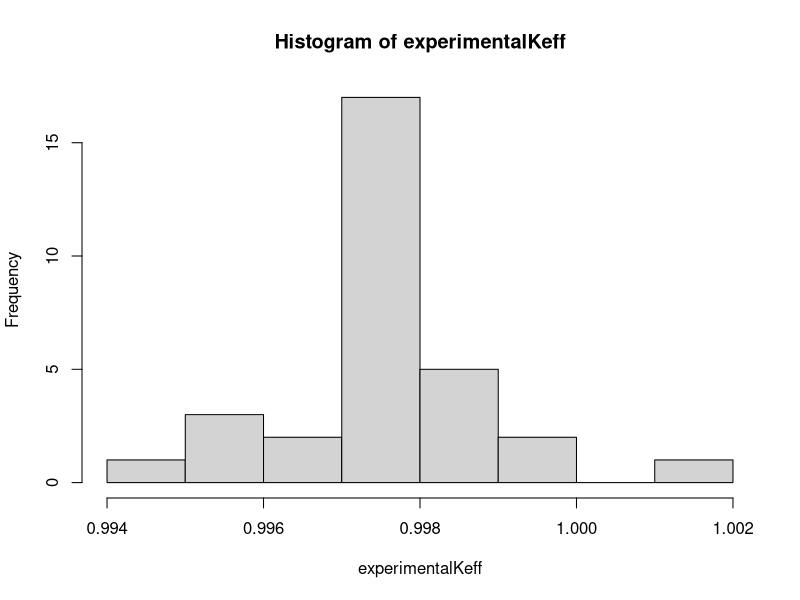
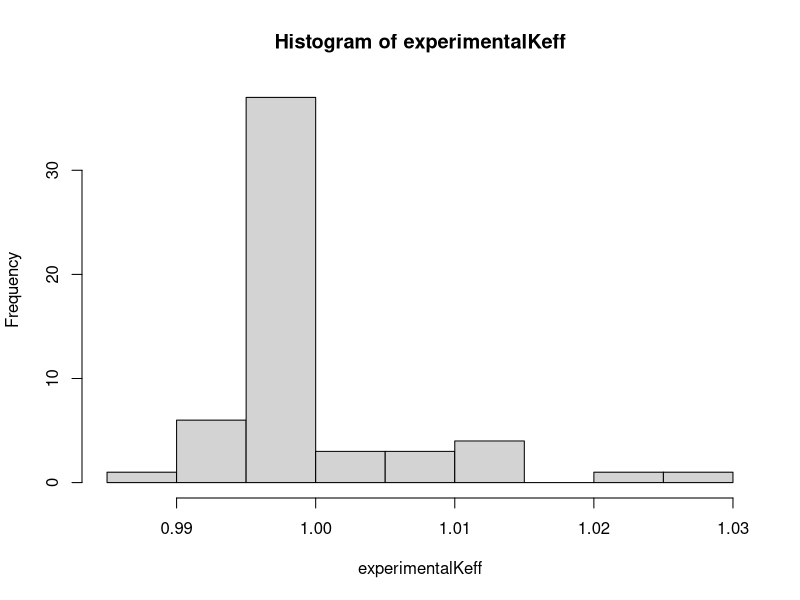

These charts were generated, in order, by the following R code:
## ---- chunk 1
knitr::opts_chunk$set(echo = FALSE)
## ---- chunk 2
experimentalKeff <- c(0.9974,0.9976,0.9987,0.9962,0.9974,0.9980,0.9974,0.9973,0.9974,0.9976,0.9975,0.9972,0.9972,0.9976,0.9995,0.9982,0.9979,0.9981,0.9975,0.9982,0.9977,0.9979,0.9975,0.9967,0.9952,0.9953,0.9959,0.9948,0.9999,0.9984,1.0020)

hist(experimentalKeff)
## ---- chunk 3
experimentalKeff <- c(1.0132E0,1.01E0,1.0255E0,1.0231E0,1.0111E0,1.0107E0,1.0099E0,1.0131E0,1.01E0,9.9560E-1,1.002E0,9.9290E-1,9.9340E-1,9.9160E-1,9.9170E-1,9.8820E-1,9.9250E-1,9.9430E-1,9.9680E-1,9.9750E-1,9.9790E-1,9.9770E-1,9.9820E-1,9.9750E-1,9.9810E-1,9.9790E-1,9.9820E-1,1.0002E0,9.9950E-1,9.970E-1,1.0011E0,9.9710E-1,9.9740E-1,9.970E-1,9.9710E-1,9.9650E-1,9.9760E-1,9.9690E-1,9.9660E-1,9.9680E-1,9.9760E-1,9.9720E-1,9.9720E-1,9.9750E-1,9.9760E-1,9.9740E-1,9.9730E-1,9.9660E-1,9.9680E-1,9.9740E-1,9.980E-1,9.9740E-1,9.9620E-1,9.9870E-1,9.9760E-1,9.9740E-1)

hist(experimentalKeff)
